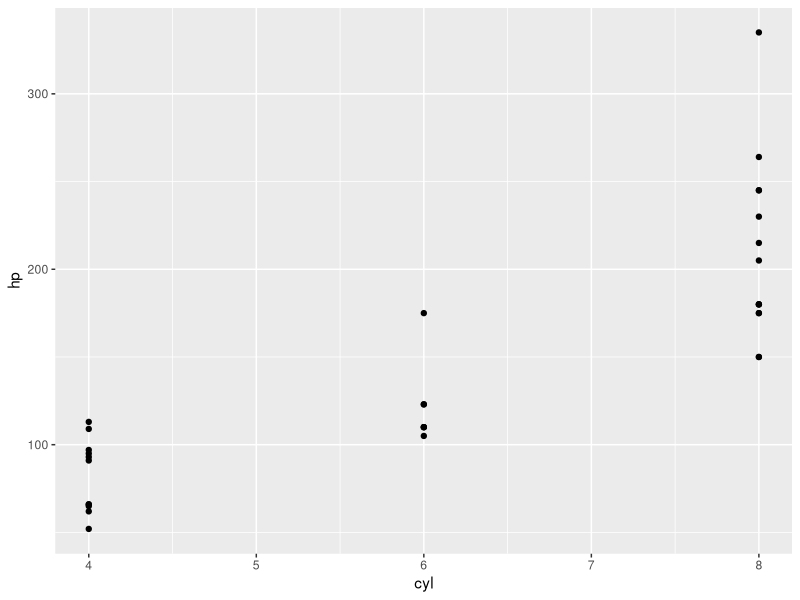
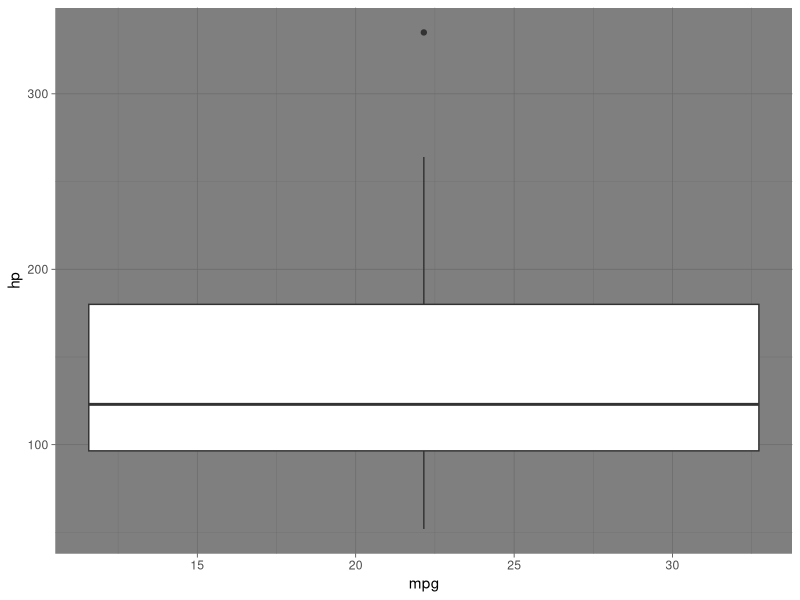
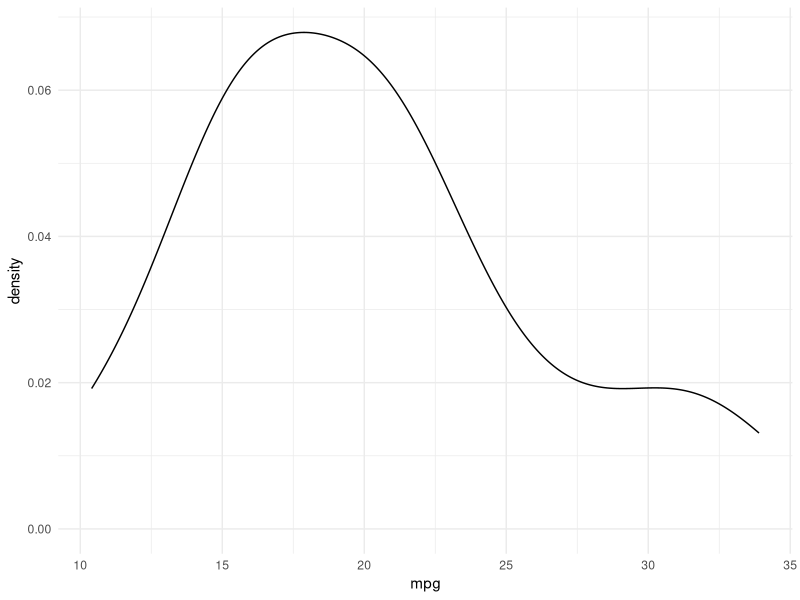

The R script that drew these images, in order:
## ---- chunk 1
summary(mtcars)
## ---- chunk 2
library(ggplot2)
## ---- chunk 3
ggplot(mtcars) + geom_point(aes(x = cyl, y = hp))
## ---- chunk 4
   ggplot(mtcars, aes(x = mpg, y = hp, col = vs)) + geom_boxplot(aes(fill = am)) + theme_dark()
## ---- chunk 5
   ggplot(mtcars) + geom_density(aes(x = mpg,  col = am ,fill = am), alpha = 0.3) + theme_minimal()
## ---- chunk 6
  library(ggplot2)
  chi <-chisq.test(mtcars$mpg,mtcars$hp)
  main_stat<-chi
  
  print(main_stat)
